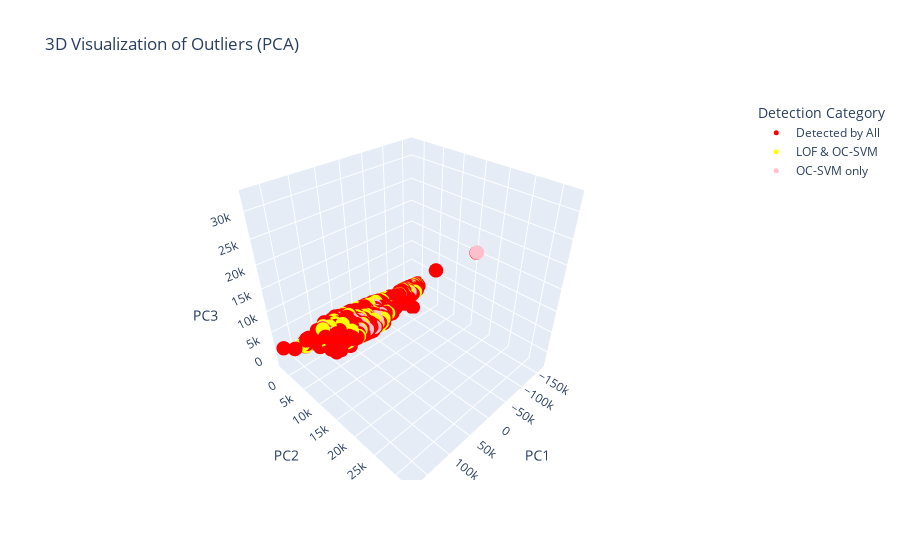

The cell this chart's notebook holds for it:
### Code cell
from outliers_code.outliers_analysis import visualize_outliers_3d

all_outliers_indexes = outliers_lof.index.union(outliers_iso_for.index).union(outliers_oc_svm_gpu.index)
fig, pca_df = visualize_outliers_3d(NumericalDataset.loc[all_outliers_indexes], lof_set, iso_set, oc_svm_set)
fig.show()
plt.close()

### Figure 1 — Plotly figure (JSON) as saved in the notebook; plotly's stock layout.template omitted (floating-point values rounded to 4 significant figures; data arrays with more than 128 entries replaced by an {"elided": "..."} marker saying what was removed)
{"data": [{"hovertemplate": "Category=Detected by All<br>PC1 (99.94% var)=%{x}<br>PC2 (0.04% var)=%{y}<br>PC3 (0.02% var)=%{z}<extra></extra>", "legendgroup": "Detected by All", "marker": {"color": "#FF0000", "size": 5, "symbol": "circle"}, "mode": "markers", "name": "Detected by All", "scene": "scene", "showlegend": true, "type": "scatter3d", "x": {"elided": "4749 float values"}, "y": {"elided": "4749 float values"}, "z": {"elided": "4749 float values"}}, {"hovertemplate": "Category=LOF & OC-SVM<br>PC1 (99.94% var)=%{x}<br>PC2 (0.04% var)=%{y}<br>PC3 (0.02% var)=%{z}<extra></extra>", "legendgroup": "LOF & OC-SVM", "marker": {"color": "#FFFF00", "size": 5, "symbol": "circle"}, "mode": "markers", "name": "LOF & OC-SVM", "scene": "scene", "showlegend": true, "type": "scatter3d", "x": {"elided": "1121 float values"}, "y": {"elided": "1121 float values"}, "z": {"elided": "1121 float values"}}, {"hovertemplate": "Category=OC-SVM only<br>PC1 (99.94% var)=%{x}<br>PC2 (0.04% var)=%{y}<br>PC3 (0.02% var)=%{z}<extra></extra>", "legendgroup": "OC-SVM only", "marker": {"color": "#FFC0CB", "size": 5, "symbol": "circle"}, "mode": "markers", "name": "OC-SVM only", "scene": "scene", "showlegend": true, "type": "scatter3d", "x": {"elided": "416 float values"}, "y": {"elided": "416 float values"}, "z": {"elided": "416 float values"}}], "layout": {"legend": {"title": {"text": "Detection Category"}, "tracegroupgap": 0}, "scene": {"domain": {"x": [0, 1], "y": [0, 1]}, "xaxis": {"title": {"text": "PC1"}}, "yaxis": {"title": {"text": "PC2"}}, "zaxis": {"title": {"text": "PC3"}}}, "title": {"text": "3D Visualization of Outliers (PCA)"}}}
